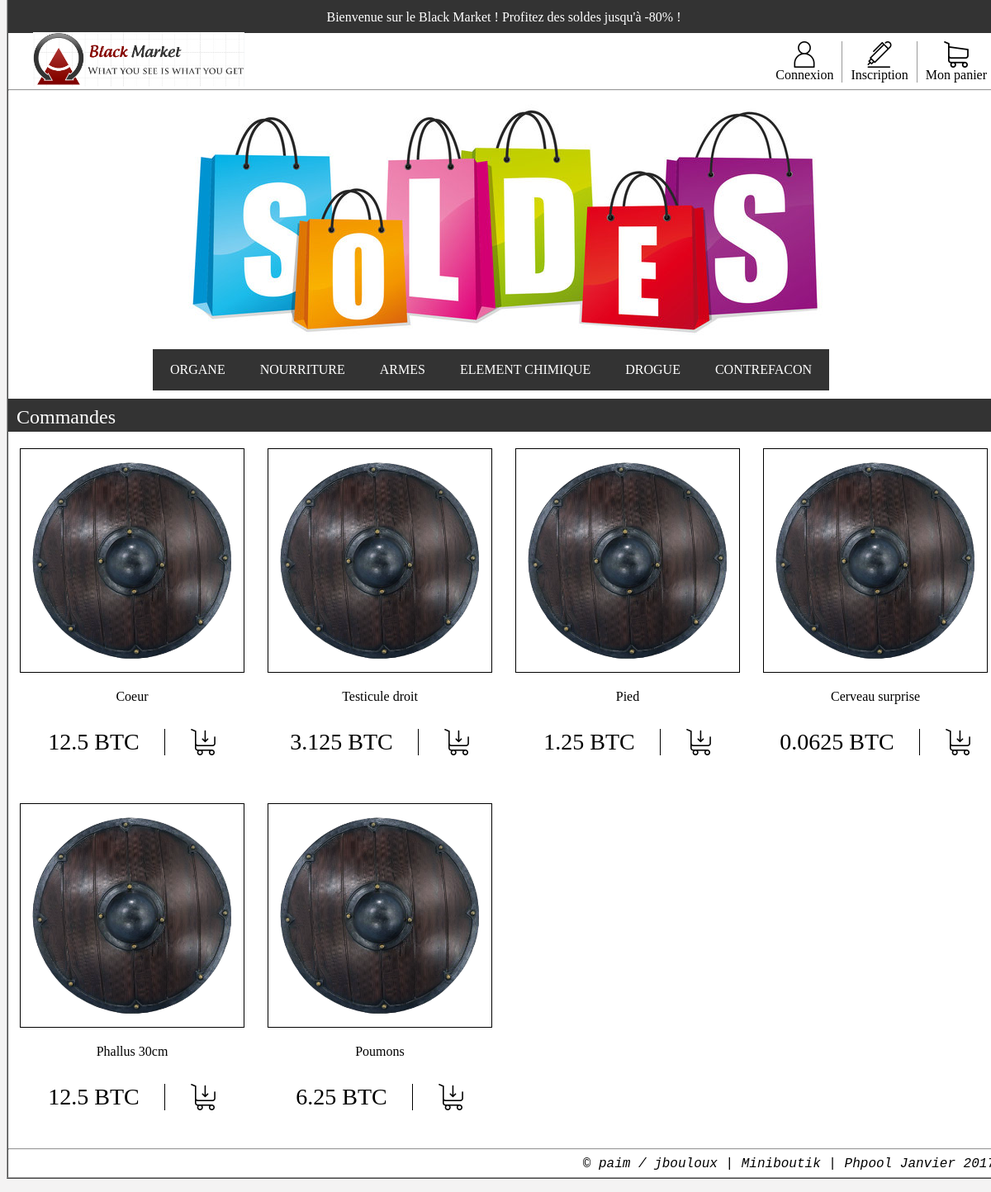
Page /admin-pan.php on the committed database.
### tables this page shows
CREATE TABLE t_articles
					(id_article INT PRIMARY KEY AUTO_INCREMENT NOT NULL
					, id_categorieA INT NOT NULL
					, id_categorieB INT
					, nom VARCHAR(255) NOT NULL
					, prix INT NOT NULL
					, stock INT
					, url_img VARCHAR(255) DEFAULT "img/bouclier.png"
					, description VARCHAR(1024) DEFAULT "Go Google"
					);

### get_fct.php (called while the page is built, shortened)
<?php
	function get_articles_by_id($bdd, $id)
	{
		if ($resultat = mysqli_query($bdd, "SELECT * FROM t_articles WHERE id_categorieA = '$id' OR id_categorieB = '$id'"))
		{
			while($donnees = mysqli_fetch_assoc($resultat))
				$tab[] = $donnees;
		}
		else
			echo "QUERY ERROR !";
		return ($tab);
	}
?>

### print_fct.php (the view, shortened to what this page needs)
<?php
	include "get_fct.php";
	function print_articles_by_id($bdd, $id)
	{
		if ($bdd)
		{
			$tab = get_articles_by_id($bdd, $id);
			$i = count($tab) - 1;
			$j = $i;
			while ($i >= 0)
			{
				echo '<div class="article"';
				if($j >= 8)
					echo 'style="width:296"';
				echo '><img class="article-img" src="'.$tab[$i]['url_img'].'">
				<div class="article-nom">'.$tab[$i]['nom'].'</div>
				<div class="article-bloc-prix"> <div class="article-prix">'.($tab[$i]['prix']/800).' BTC</div><a href=add_article_cart.php?id_article='.$tab[$i]['id_article'].'>'.'<img class="article-add" id="add'.$i.'"src="icons/shopping-cart-5.png" onmousedown=\'clickCart("add'.$i.'")\' onmouseup=\'clickCart("add'.$i.'")\'/></a></div>
				</div>';
					$i--;
				}
		}
		else
			echo "BDD ERROR !";
	}
?>

### css/style.css (style rules this page uses)
body { background-color: #F4F3F3; font-family: Palatino, "Palatino Linotype", "Palatino LT STD", "Book Antiqua", Georgia, serif; }
.article { padding-top: 20px; height: 400px; width: 300px; }
.article-img { height: 250px; width: 250px; display: block; padding: 10px; margin: auto; border: 1px solid black; }
.article-nom { padding-top: 20px; text-align: center; }
.article-bloc-prix { display: flex; flex-direction: row; align-items: center; justify-content: center; padding-top: 30px; }
.article-prix { padding-right: 30px; font-size: 28px; border-right: 1px solid black; }
.article-add { height: 32px; width: 32px; padding-left: 30px; }

### rows in the picture
t_articles: url_img (picture), nom "Coeur", $tab[$i]['prix']/800 "12.5"
t_articles: url_img (picture), nom "Testicule droit", $tab[$i]['prix']/800 "3.125"
t_articles: url_img (picture), nom "Pied", $tab[$i]['prix']/800 "1.25"
t_articles: url_img (picture), nom "Cerveau surprise", $tab[$i]['prix']/800 "0.0625"
t_articles: url_img (picture), nom "Phallus 30cm", $tab[$i]['prix']/800 "12.5"
t_articles: url_img (picture), nom "Poumons", $tab[$i]['prix']/800 "6.25"
